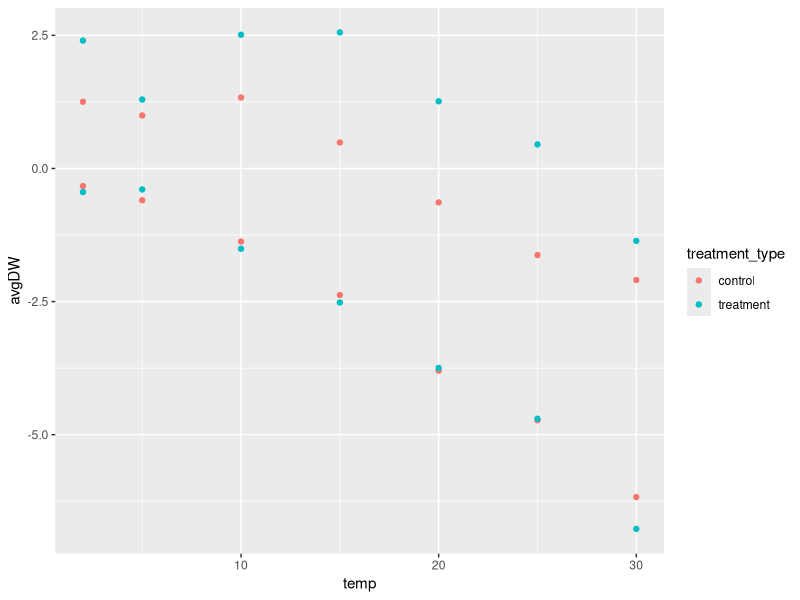
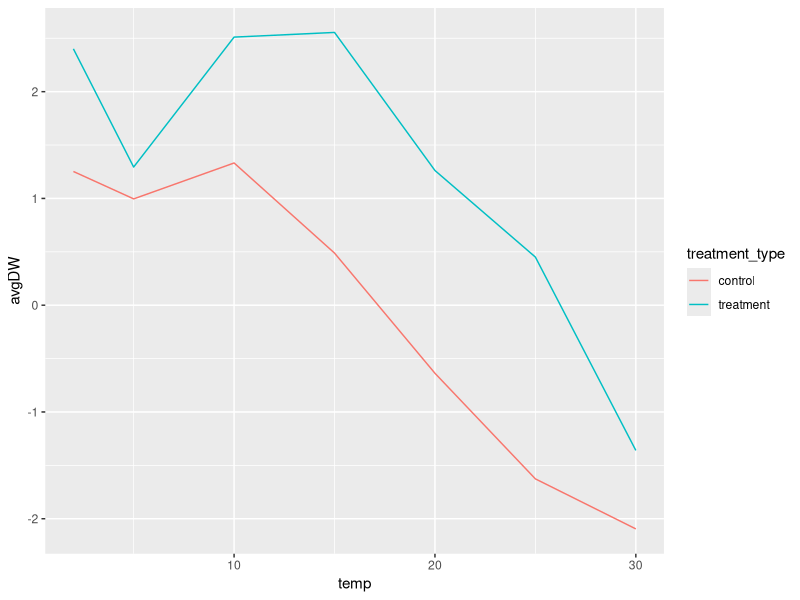
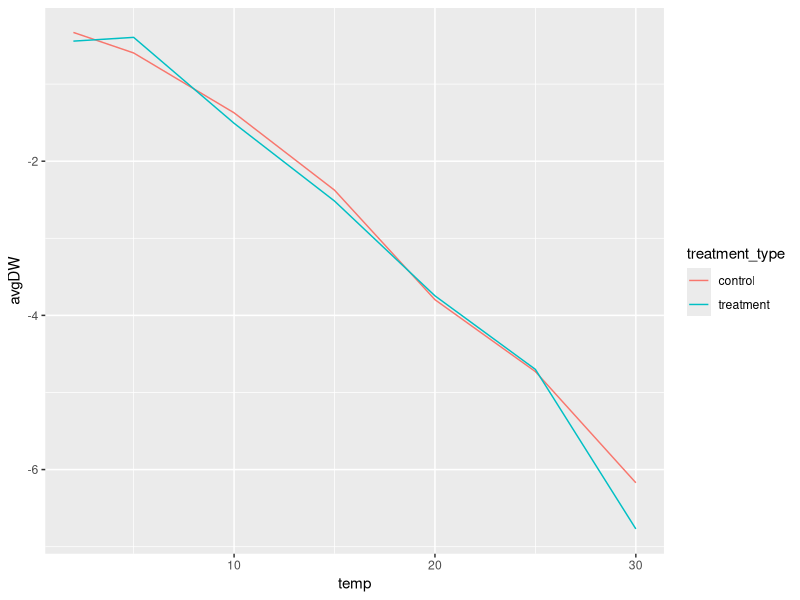
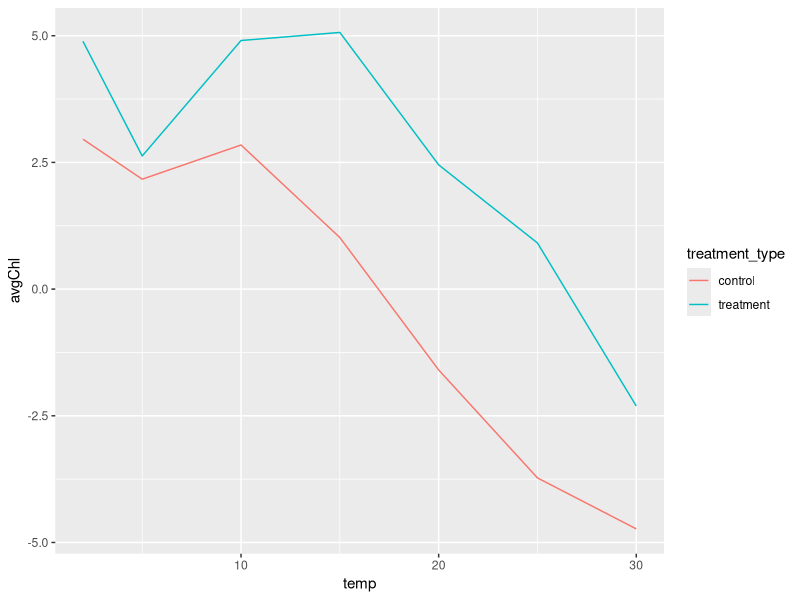
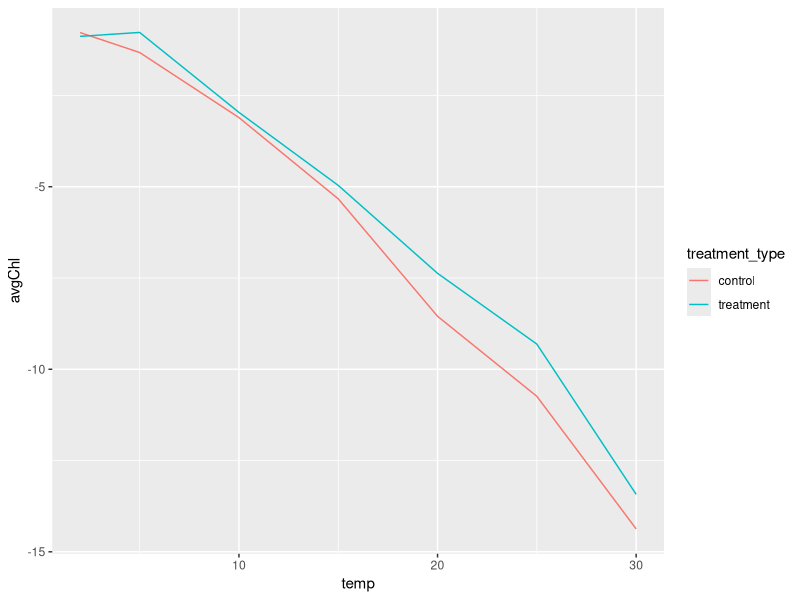

Generate these figures, in order, with R:
# Initial Data Manipulation and Test Plots 
# Emma Gemal, s1758915@sms.ed.ac.uk
# University of Edinburgh 

## Library ----
library(tidyverse)

fulldata <- read.csv("np_dr_averages.csv", header = TRUE)
str(fulldata)

np_only <- fulldata[fulldata$type == "NP", ]
dr_only <- fulldata[fulldata$type == "DR", ]
              

# initial plots
(all_plot <- ggplot(fulldata, aes(x = temp, y = avgDW)) +
                geom_point(aes(color = treatment_type)))

(np_plot <- ggplot(np_only, aes(x = temp, y = avgDW)) +
                geom_line(aes(color = treatment_type)))

(dr_plot <- ggplot(dr_only, aes(x = temp, y = avgDW)) +
                geom_line(aes(color = treatment_type)))
# respiration has acclimated to remain exactly the same as the control!! 


# using chlorophyll data instead
(np_chl_plot <- ggplot(np_only, aes(x = temp, y = avgChl)) +
    geom_line(aes(color = treatment_type)))

(dr_chl_plot <- ggplot(dr_only, aes(x = temp, y = avgChl)) +
    geom_line(aes(color = treatment_type)))

# basically the same thing, which is good! 
